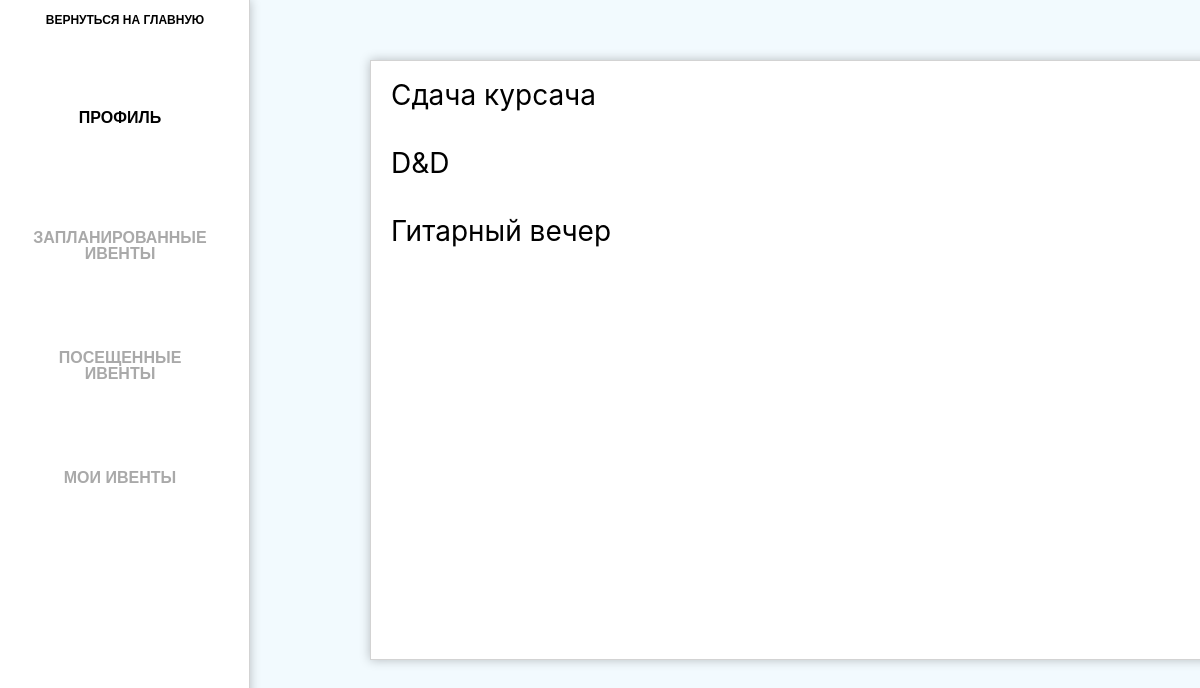
The page /personalarea/myevents/ (signed in) on the database its author committed.
### createEvent/models.py (models this page shows, shortened)
class Event(models.Model):
    name = models.CharField(max_length=200, null=True)
    address = models.CharField(max_length=200, null=True)
    members = models.CharField(max_length=4, null=True, blank=True)
    vk = models.CharField(max_length=200, null=True, blank=True)
    email = models.EmailField(null=True, blank=True)
    phone = models.CharField(max_length=11, null=True, blank=True)
    image = models.ImageField(null=True, blank=True, upload_to="images/")
    info = models.TextField(null=True, blank=True)
    lat = models.FloatField(null=True, blank=True)
    lng = models.FloatField(null=True, blank=True)
    date = models.DateField(null=True, blank=True)
    tags = models.ManyToManyField(Tag, null=True, blank=True)
    creator = models.ForeignKey(User, null=True, blank=True, on_delete=models.SET_NULL, related_name='author_set')
    members_list = models.ManyToManyField(User, null=True, blank=True, related_name='members_set')
    def __str__(self):
        return self.name

### personalarea/views.py (the view)
# urls.py: path('myevents/', views.my_events, name="my_events"),
def my_events(request):
    user = request.user
    u_events = user.author_set.all()
    print(u_events)
    context = {'user_events': u_events}
    return render(request, 'personalarea/my_events.html', context)

### templates/personalarea/my_events.html
{% extends 'personalarea/index.html' %}
{% block right_windows %}
			<div class="right_window">
				<main>
                    {% if user.is_authenticated %}
                        {% for event in user_events %}
                       <li class="events_list">
                           <a class="event_name" href="{% url 'back_form' event.id %}">{{ event.name }}</a>
                       </li>
                        {% endfor %}
                    {% endif %}
				</main>
			</div>
{% endblock %}

### static/personalarea/css/style.css (style rules this page uses)
* { padding: 0; margin: 0; border: 0; }
*,*:before,*:after { -moz-box-sizing: border-box; -webkit-box-sizing: border-box; box-sizing: border-box; }
html,body { font-family: -apple-system, BlinkMacSystemFont, 'Open Sans', Roboto, Oxygen, Ubuntu, Cantarell, 'Segoe UI', 'Helvetica Neue', sans-serif; height: 100%; width: 100%; font-size: 100%; line-height: 1; font-size: 14px; -ms-text-size-adjust: 100%; -moz-text-size-adjust: 100%; -webkit-text-size-adjust: 100%; }
a, a:visited { text-decoration: none }
main { margin: 5% 10% 5% 10%; height: 600px; width: 1000px; background-color: #fff; border: 1px solid lightgrey; box-shadow: 0 0 10px rgba(0,0,0,0.25); }
.right_window { background-color: rgb(242,250,254); width: 100%; height: 100%; float: right; position: fixed; margin: 0px 0px 0px 250px; }
.events_list { font-size: 200%; list-style-type: none; padding: 2% ; }
.event_name { color: black; }

### rows shown on the page
Event: name "Сдача курсача"
Event: name "D&D"
Event: name "Гитарный вечер"
